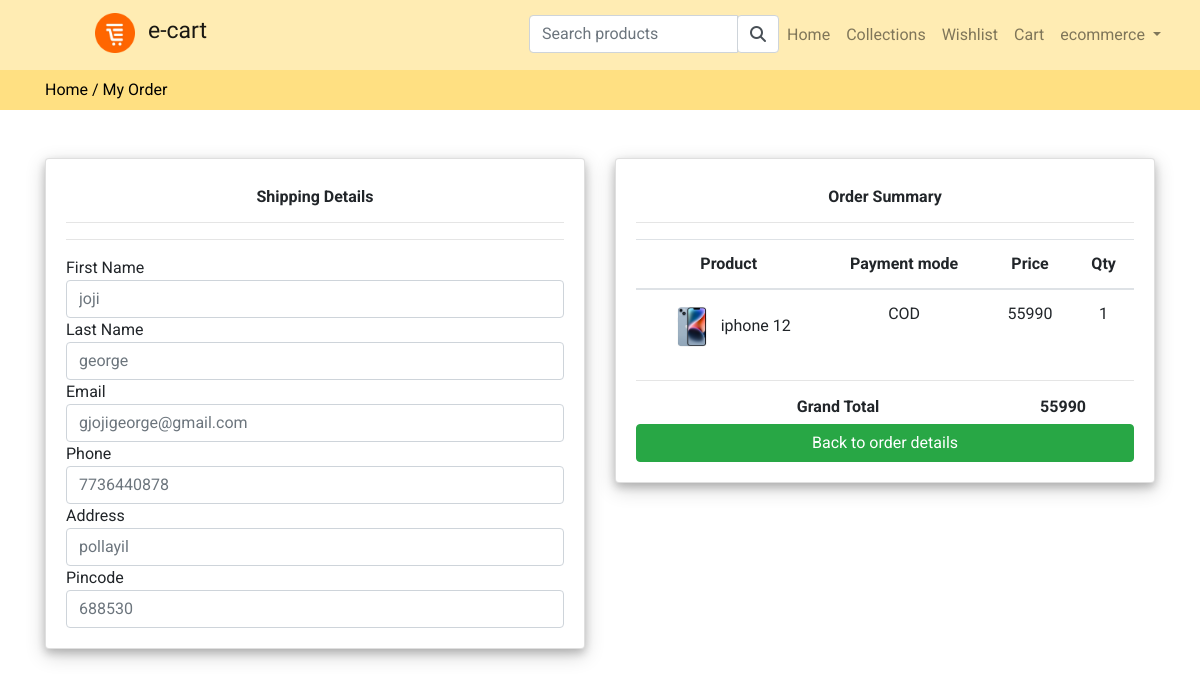
The app's page /display-order/TRN2181835 (signed in) with its own data.
### store/models.py (models this page shows, shortened)
class Order(models.Model):
    user = models.ForeignKey(User,on_delete=models.CASCADE)
    fname = models.CharField(max_length=150,null=False,blank=False)
    lname = models.CharField(max_length=150,null=False,blank=False)
    email = models.CharField(max_length=150,null=False,blank=False)
    phone = models.CharField(max_length=150,null=False,blank=False)
    address = models.TextField(null = False)
    city = models.CharField(max_length=150,null=False,blank=False)
    state = models.CharField(max_length=150,null=False,blank=False)
    country = models.CharField(max_length=150,null=False,blank=False)
    pincode = models.CharField(max_length=150,null=False,blank=False)
    total_price = models.FloatField(null = False)
    payment_mode = models.CharField(max_length=150,null=False,blank=False)
    payment_id = models.CharField(max_length=250,null=True)
    orderstatus =(
        ('Pending','Pending'),
        ('Completed','Completed'),
        ('Out For Shipping','Out For Shipping'),
    )
    status = models.CharField(max_length=150,choices=orderstatus,default='Pending')
    message = models.TextField(null = True)
    tracking_no = models.CharField(max_length=250,null=True)
    created_at=models.DateTimeField(auto_now_add=True)
    updated_at=models.DateTimeField(auto_now=True)

class OrderItem(models.Model):
    order = models.ForeignKey(Order,on_delete=models.CASCADE)
    product = models.ForeignKey(Product,on_delete=models.CASCADE)
    price = models.FloatField(null=False)
    quantity = models.IntegerField(null=False)

class Product(models.Model):
    category=models.ForeignKey(Category,on_delete=models.CASCADE)
    slug = models.CharField(max_length=150,null=False,blank=False)
    name = models.CharField(max_length=150,null=False,blank=False)
    product_image=models.ImageField(upload_to=get_file_path,null=True,blank=True)
    small_decription=models.CharField(max_length=150,null=False,blank=False)
    quantity=models.IntegerField(null=False,blank=False)
    decription=models.TextField(max_length=300,null=False,blank=False)
    original_price=models.FloatField(null=False,blank=False)
    selling_price=models.FloatField(null=False,blank=False)
    status=models.BooleanField(default=False,help_text="0-Default, 1-Hidden")
    trending=models.BooleanField(default=False,help_text="0-Default, 1-Trending")
    tag=models.CharField(max_length=150,null=False,blank=False)
    meta_title = models.CharField(max_length=150,null=False,blank=False)
    meta_keywords = models.CharField(max_length=150,null=False,blank=False)
    meta_description =models.TextField(max_length=500,null=False,blank=False)
    created_at=models.DateTimeField(auto_now_add=True)

### store/controller/orderview.py (the view)
# urls.py: path('display-order/<str:t_no>',orderview.displayorder,name='displayorder'),
def displayorder(request,t_no):
    order = Order.objects.filter(tracking_no=t_no).filter(user=request.user).first()
    orderitem =OrderItem.objects.filter(order=order)
    context = { 'order':order,'orderitem':orderitem}
    return render(request,'store/order/displayorder.html',context)

### store/templates/store/order/displayorder.html (shortened to what this page needs)
{% extends 'store/layouts/main.html' %}
{% block content %}
<div class="py-2 topbar">
    <div class="container">
        <a class="" href="{% url 'home' %}">Home /</a>
        <a class="" href="{% url 'orderdetails' %}">My Order </a>
    </div>
</div>
<div class="container mt-5">
        <div class="row">
            <div class="col-md-6">
                <div class="card shadow">
                    <div class="card-body mt-2">
                        <h6 class="font-weight-bold text-center">Shipping Details</h6>
                        <hr><hr>
                        <div class="row ">
                            <div class="col-md-12">
                                <label class="mb-0">First Name</label>
                                <input type="text"  required class="form-control"  placeholder="{{order.fname}}">
                            </div>
                            <div class="col-md-12">
                                <label class="mb-0">Last Name</label>
                                <input type="text"  required class="form-control"  placeholder="{{order.lname}}">
                            </div>
                            <div class="col-md-12">
                                <label class="mb-0">Email</label>
                                <input type="text"  required class="form-control"  placeholder="{{order.email}}">
                            </div>
                            <div class="col-md-12">
                                <label class="mb-0">Phone</label>
                                <input type="text"  required class="form-control"  placeholder="{{order.phone}}">
                            </div>
                            <div class="col-md-12">
                                <label class="mb-0">Address</label>
                                <input type="text"  required class="form-control"  placeholder="{{order.address}}">
                            </div>
                            <div class="col-md-12">
                                <label class="mb-0">Pincode</label>
                                <input type="text"  required class="form-control"  placeholder="{{order.pincode}}">
                            </div>
                        </div>
                    </div>
                </div>
            </div>
            <div class="col-md-6 ">
                <div class="card shadow">
                    <div class="card-body text-center mt-2">
                        <h6 class="text-center font-weight-bold">Order Summary</h6>
                        <hr>
                        {% if orderitem %}
                            <table class="table table-bordereds table-stripeds">
                                <thead>
                                    <tr>
                                        <th>Product</th>
                                        <th>Payment mode</th>
                                        <th>Price</th>
                                        <th>Qty</th>
                                    </tr>
                                </thead>
                                <tbody>
                                    {% for item in orderitem %}
                                    <tr>
                                        <td>
                                            <img src="{{ item.product.product_image.url}}" class='me-3'height="50px" width="50px">
                                            {{item.product.name }}
                                        </td>
                                        <td>{{item.order.payment_mode }}</td>
                                        <td>{{item.product.selling_price|stringformat:'d' }}</td>
                                        <td>{{item.quantity}}</td>
                                    </tr>
                                    {% endfor %}
                                </tbody>
                            </table>
                            <hr>
                            <h6 class="font-weight-bold">Grand Total
                                <span class="float-right font-weight-bold mr-5">{{order.total_price |stringformat:'d'}}</span>
                            </h6>
                        {% else %}
                            <h4>Your cart is empty</h4>
                        {% endif %}
                        <a class="text-white btn btn-success w-100" href="{% url 'orderdetails' %}">Back to order details</a>
                    </div>
                </div>
            </div>
        </div>
</div>
{% endblock content %}

### store/templates/store/inc/navbar.html (shortened to what this page needs)
{% load static %}
<nav class="navbar navbar-expand-lg  navbar-light navbarcolor " >
    <div class="col-sm-4">
      <a class="navbar-brand px-5 ml-3" href="/">
        <div class="logo-image">
              <img  src="{% static 'images/favicon cart.png' %}" width="40" height="40" class="float-start my-auto d-inline-block">
              <label class="ml-2"style=" font-family: 'Lobster Two', cursive; font-size:23px;">e-cart</label>
        </div>
      </a>
   </div>
    <div class=" col-sm-8">
      <div class="collapse navbar-collapse" id="navbarNavAltMarkup">
        <div class="navbar-nav ml-auto">
          <div class="search-bar mx-auto text-center " >
            <form action="{% url 'productsearch' %}"method="POST">
              <div class="input-group float-end">
                <input type="search" required class="form-control  "name='searchbox' placeholder="Search products" id="searchproduct" >
                  <button  type='submit'class="input-group-text  bg-white" ><i class="fa fa-search"> </i></button>
                </div>
            </form>
          </div>
          <a class="nav-item nav-link   {% if request.resolver_match.url_name == 'home' %} active {% endif %} " href="{% url 'home' %}">Home <span class="sr-only">(current)</span></a>
          <a class="nav-item nav-link   {% if request.resolver_match.url_name == 'collections' %} active {% endif %}" href="{% url 'collections' %}">Collections</a>
          <a class="nav-item nav-link   {% if request.resolver_match.url_name == 'wishlist' %} active {% endif %} " href="{% url 'wishlist' %}">Wishlist</a>
          <a class="nav-item nav-link   {% if request.resolver_match.url_name == 'createcart' %} active {% endif %} " href="{% url 'createcart' %}">Cart</a>
          {% if request.user.is_authenticated %}
              <li class="nav-item dropdown">
                <a class="nav-link  dropdown-toggle" href="#" id="navbarDropdownMenuLink" data-toggle="dropdown" aria-haspopup="true" aria-expanded="false">
                  {{request.user}}
                </a>
              </li>
          {% else %}
            <a class="nav-item nav-link " href="{% url 'loginpage' %}">Login</a>
            <a class="nav-item nav-link disabled  " href="{% url 'register' %}">Signup</a>
          {% endif %}
        </div>
      </div>
    </div>
  </nav>

### static/css/custom.css (style rules this page uses)
.shadow { box-shadow: 0 4px 8px 0 rgba(0, 0, 0, 0.2), 0 6px 20px 0 rgba(0, 0, 0, 0.19); }
.navbarcolor { background-color:#ffecb3 ; color:#ff6600; }
.topbar { background: #ffe082; color:#ff6f00; }

### store/templates/store/layouts/main.html (style rules this page uses)
* { font-family: 'Roboto', sans-serif; }
a { text-decoration: none; color: #000; }

### records on screen
Order: fname "joji", lname "george", email "gjojigeorge@gmail.com", phone "7736440878", address "pollayil", pincode "688530", total_price "55990"
OrderItem: product.product_image (picture), product.name "iphone 12", order.payment_mode "COD", product.selling_price "55990", quantity "1"

### other values on screen
{{ request.user }} "ecommerce"
